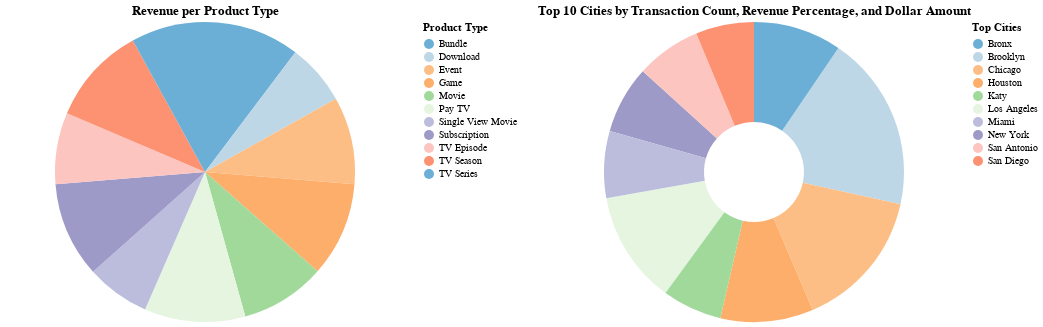

The notebook cell this image was saved under:
### Code cell
display(md("### Visualization of Key Data"))

import pandas as pd
import altair as alt

# Assuming df is your DataFrame
data = df

# For the pie chart, visualize the revenue per product type
pie_data = data.groupby('product_type')['amt_usd'].sum().reset_index()

# Calculate total revenue by city
city_revenue = data.groupby('location_name')['amt_usd'].sum().reset_index()
total_revenue = city_revenue['amt_usd'].sum()
city_revenue['revenue_percentage'] = (city_revenue['amt_usd'] / total_revenue) * 100

# Get the transaction count for each city
city_transactions = data['location_name'].value_counts().reset_index()
city_transactions.columns = ['location_name', 'transactions']

# Merge the revenue percentage data with the transaction count data
top_cities = city_transactions.merge(city_revenue, on='location_name')

# Take the top 10 cities based on transaction count
top_cities = top_cities.head(10)

# Define a more subdued color scheme
subdued_colors = ['#6baed6', '#bdd7e7', '#fdbe85', '#fdae6b', '#a1d99b', '#e5f5e0', '#bcbddc', '#9e9ac8', '#fcc5c0', '#fc9272']

# Creating a pie chart with a legend to the right and the subdued color scheme, formatting numbers in USD
pie_chart = alt.Chart(pie_data).mark_arc().encode(
    theta=alt.Theta(field='amt_usd', type='quantitative'),
    color=alt.Color(field='product_type', type='nominal', legend=alt.Legend(title='Product Type', orient='right'), scale=alt.Scale(range=subdued_colors)),
    tooltip=[alt.Tooltip('product_type:N'), alt.Tooltip('amt_usd:Q', title='Revenue', format='$,.2f')]
).properties(title='Revenue per Product Type', width=400)

# Creating a donut chart for the top 10 cities with a legend to the right and the subdued color scheme
donut_chart = alt.Chart(top_cities).mark_arc(innerRadius=50).encode(
    theta=alt.Theta(field='transactions', type='quantitative'),
    color=alt.Color(field='location_name', type='nominal', legend=alt.Legend(title='Top Cities', orient='right'), scale=alt.Scale(range=subdued_colors)),
    tooltip=[alt.Tooltip('location_name:N'), 
             alt.Tooltip('transactions:Q', title='Transactions', format=','), 
             alt.Tooltip('revenue_percentage:Q', title='Revenue %', format='.2f'),
             alt.Tooltip('amt_usd:Q', title='Revenue', format='$,.2f')]
).properties(title='Top 10 Cities by Transaction Count, Revenue Percentage, and Dollar Amount', width=400)

# Combine the charts
combined_charts = alt.hconcat(
    pie_chart, donut_chart
).resolve_scale(
    color='independent'
).configure_view(
    stroke=None
)

# To display the charts in the notebook, if you're running Jupyter Notebook or JupyterLab
combined_charts

### Figure 1 — Vega-Lite specification as saved in the notebook (floating-point values rounded to 4 significant figures)
{"config": {"view": {"continuousWidth": 300, "continuousHeight": 300, "stroke": null}}, "hconcat": [{"data": {"name": "data-2f7f31afcf3f921b3b745c5b452224c0"}, "mark": {"type": "arc"}, "encoding": {"color": {"field": "product_type", "legend": {"orient": "right", "title": "Product Type"}, "scale": {"range": ["#6baed6", "#bdd7e7", "#fdbe85", "#fdae6b", "#a1d99b", "#e5f5e0", "#bcbddc", "#9e9ac8", "#fcc5c0", "#fc9272"]}, "type": "nominal"}, "theta": {"field": "amt_usd", "type": "quantitative"}, "tooltip": [{"field": "product_type", "type": "nominal"}, {"field": "amt_usd", "format": "$,.2f", "title": "Revenue", "type": "quantitative"}]}, "title": "Revenue per Product Type", "width": 400}, {"data": {"name": "data-08e050eae641646c82445aedeb31b42f"}, "mark": {"type": "arc", "innerRadius": 50}, "encoding": {"color": {"field": "location_name", "legend": {"orient": "right", "title": "Top Cities"}, "scale": {"range": ["#6baed6", "#bdd7e7", "#fdbe85", "#fdae6b", "#a1d99b", "#e5f5e0", "#bcbddc", "#9e9ac8", "#fcc5c0", "#fc9272"]}, "type": "nominal"}, "theta": {"field": "transactions", "type": "quantitative"}, "tooltip": [{"field": "location_name", "type": "nominal"}, {"field": "transactions", "format": ",", "title": "Transactions", "type": "quantitative"}, {"field": "revenue_percentage", "format": ".2f", "title": "Revenue %", "type": "quantitative"}, {"field": "amt_usd", "format": "$,.2f", "title": "Revenue", "type": "quantitative"}]}, "title": "Top 10 Cities by Transaction Count, Revenue Percentage, and Dollar Amount", "width": 400}], "resolve": {"scale": {"color": "independent"}}, "$schema": "https://vega.github.io/schema/vega-lite/v5.15.1.json", "datasets": {"data-2f7f31afcf3f921b3b745c5b452224c0": [{"product_type": "Bundle                                                                                              ", "amt_usd": 23410.0}, {"product_type": "Download                                                                                            ", "amt_usd": 14970.0}, {"product_type": "Event                                                                                               ", "amt_usd": 21420.0}, {"product_type": "Game                                                                                                ", "amt_usd": 23210.0}, {"product_type": "Movie                                                                                               ", "amt_usd": 20870.0}, {"product_type": "Pay TV                                                                                              ", "amt_usd": 24740.0}, {"product_type": "Single View Movie                                                                                   ", "amt_usd": 15630.0}, {"product_type": "Subscription                                                                                        ", "amt_usd": 23420.0}, {"product_type": "TV Episode                                                                                          ", "amt_usd": 17490.0}, {"product_type": "TV Season                                                                                           ", "amt_usd": 24150.0}, {"product_type": "TV Series                                                                                           ", "amt_usd": 18180.0}], "data-08e050eae641646c82445aedeb31b42f": [{"location_name": "Brooklyn", "transactions": 265, "amt_usd": 5076.0, "revenue_percentage": 2.231}, {"location_name": "Chicago", "transactions": 212, "amt_usd": 4577.0, "revenue_percentage": 2.012}, {"location_name": "Los Angeles", "transactions": 170, "amt_usd": 3478.0, "revenue_percentage": 1.529}, {"location_name": "Houston", "transactions": 140, "amt_usd": 2661.0, "revenue_percentage": 1.17}, {"location_name": "Bronx", "transactions": 133, "amt_usd": 2520.0, "revenue_percentage": 1.108}, {"location_name": "New York", "transactions": 102, "amt_usd": 2078.0, "revenue_percentage": 0.9134}, {"location_name": "Miami", "transactions": 101, "amt_usd": 1845.0, "revenue_percentage": 0.811}, {"location_name": "San Antonio", "transactions": 98, "amt_usd": 1924.0, "revenue_percentage": 0.8458}, {"location_name": "Katy", "transactions": 90, "amt_usd": 1719.0, "revenue_percentage": 0.7558}, {"location_name": "San Diego", "transactions": 88, "amt_usd": 1686.0, "revenue_percentage": 0.7411}]}}
